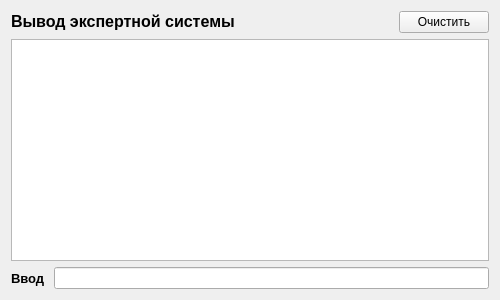
<?xml version="1.0" encoding="UTF-8"?>
<ui version="4.0">
 <class>MedicalDiagnosticsWindow</class>
 <widget class="QWidget" name="MedicalDiagnosticsWindow">
  <property name="geometry">
   <rect>
    <x>0</x>
    <y>0</y>
    <width>500</width>
    <height>300</height>
   </rect>
  </property>
  <property name="minimumSize">
   <size>
    <width>500</width>
    <height>300</height>
   </size>
  </property>
  <property name="maximumSize">
   <size>
    <width>500</width>
    <height>300</height>
   </size>
  </property>
  <property name="windowTitle">
   <string>Медицинская диагностика</string>
  </property>
  <layout class="QGridLayout" name="gridLayout">
   <item row="1" column="0" colspan="3">
    <widget class="QPlainTextEdit" name="pte_output">
     <property name="font">
      <font>
       <pointsize>11</pointsize>
      </font>
     </property>
     <property name="readOnly">
      <bool>true</bool>
     </property>
    </widget>
   </item>
   <item row="0" column="0" colspan="2">
    <widget class="QLabel" name="l_expert_system_output">
     <property name="sizePolicy">
      <sizepolicy hsizetype="Preferred" vsizetype="Fixed">
       <horstretch>0</horstretch>
       <verstretch>0</verstretch>
      </sizepolicy>
     </property>
     <property name="font">
      <font>
       <pointsize>12</pointsize>
       <weight>75</weight>
       <bold>true</bold>
      </font>
     </property>
     <property name="text">
      <string>Вывод экспертной системы</string>
     </property>
    </widget>
   </item>
   <item row="2" column="1" colspan="2">
    <widget class="QLineEdit" name="le_input">
     <property name="clearButtonEnabled">
      <bool>true</bool>
     </property>
    </widget>
   </item>
   <item row="2" column="0">
    <widget class="QLabel" name="l_input">
     <property name="sizePolicy">
      <sizepolicy hsizetype="Fixed" vsizetype="Preferred">
       <horstretch>0</horstretch>
       <verstretch>0</verstretch>
      </sizepolicy>
     </property>
     <property name="font">
      <font>
       <pointsize>10</pointsize>
       <weight>75</weight>
       <bold>true</bold>
      </font>
     </property>
     <property name="text">
      <string>Ввод </string>
     </property>
    </widget>
   </item>
   <item row="0" column="2">
    <widget class="QPushButton" name="pb_clear">
     <property name="maximumSize">
      <size>
       <width>90</width>
       <height>16777215</height>
      </size>
     </property>
     <property name="text">
      <string>Очистить</string>
     </property>
    </widget>
   </item>
  </layout>
 </widget>
 <resources/>
 <connections/>
</ui>
